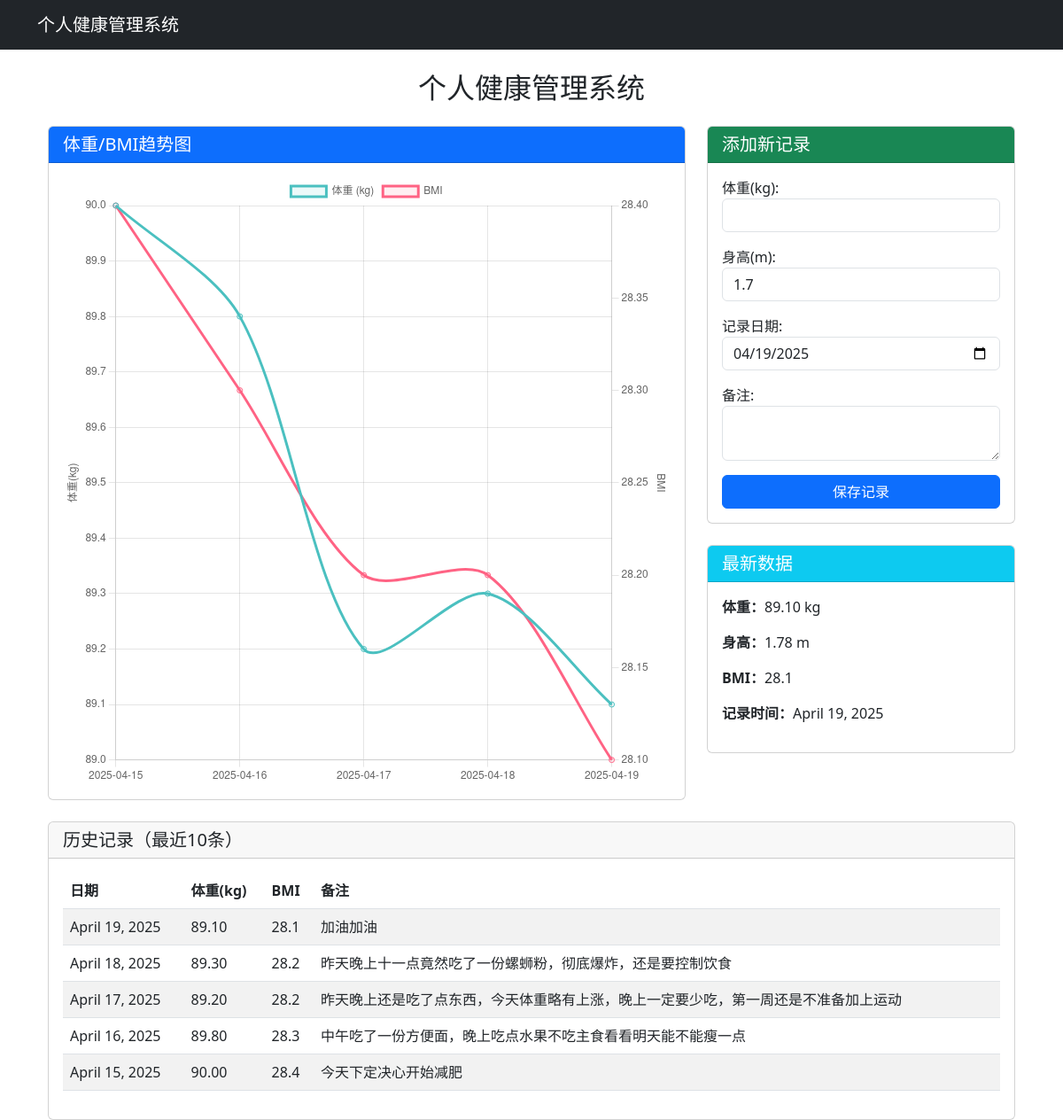
The page / on the database its author committed.
### health_tracker/models.py (models this page shows, shortened)
class WeightRecord(models.Model):
    weight = models.DecimalField("体重(kg)", max_digits=5, decimal_places=2)
    height = models.DecimalField("身高(m)", max_digits=3, decimal_places=2, default=1.70)
    date = models.DateField("记录日期", default=timezone.now)
    note = models.TextField("备注", blank=True)
    class Meta:
        ordering = ['-date']
        verbose_name = "体重记录"
        verbose_name_plural = "体重记录"
    @property
    def bmi(self):
        return round(float(self.weight) / (float(self.height) ** 2), 1)

### health_tracker/views.py (the view)
# urls.py: path("", views.dashboard, name="dashboard"),
def dashboard(request):
    records = WeightRecord.objects.all().order_by('date')
    chart_data = {
        'dates': [record.date.strftime("%Y-%m-%d") for record in records],
        'weights': [float(record.weight) for record in records],
        'bmis': [float(record.bmi) for record in records]
    }
    context = {
        'form': WeightRecordForm(),
        'records': records.reverse()[:10],
        'chart_data': json.dumps(chart_data),
        'latest_record': records.last()
    }
    return render(request, 'health_tracker/dashboard.html', context)

### health_tracker/forms.py
class WeightRecordForm(forms.ModelForm):
    class Meta:
        model = WeightRecord
        fields = ['weight', 'height', 'date', 'note']
        widgets = {
            'date': forms.DateInput(attrs={'type': 'date', 'class': 'form-control'}),
            'weight': forms.NumberInput(attrs={'class': 'form-control', 'step': '0.1'}),
            'height': forms.NumberInput(attrs={'class': 'form-control', 'step': '0.01'}),
            'note': forms.Textarea(attrs={'class': 'form-control', 'rows': 2}),
        }
        labels = {
            'weight': '体重(kg)',
            'height': '身高(m)',
            'date': '记录日期',
            'note': '备注'
        }

### templates/health_tracker/dashboard.html (shortened to what this page needs)
{% extends "base.html" %}
{% load static %}
{% block content %}
<div class="container mt-4">
    <h2 class="text-center mb-4">个人健康管理系统</h2>
    <div class="row">
        <div class="col-lg-8">
            <div class="card mb-4">
                <div class="card-header bg-primary text-white">
                    <h5 class="mb-0">体重/BMI趋势图</h5>
                </div>
                <div class="card-body">
                    <canvas id="healthChart" height="300"></canvas>
                </div>
            </div>
        </div>
        <div class="col-lg-4">
            <div class="card mb-4">
                <div class="card-header bg-success text-white">
                    <h5 class="mb-0">添加新记录</h5>
                </div>
                <div class="card-body">
                    <form method="post" action="{% url 'add_weight' %}">
                        <div class="mb-3">
                            {{ form.weight.label_tag }}
                            {{ form.weight }}
                        </div>
                        <div class="mb-3">
                            {{ form.height.label_tag }}
                            {{ form.height }}
                        </div>
                        <div class="mb-3">
                            {{ form.date.label_tag }}
                            {{ form.date }}
                        </div>
                        <div class="mb-3">
                            {{ form.note.label_tag }}
                            {{ form.note }}
                        </div>
                        <button type="submit" class="btn btn-primary w-100">保存记录</button>
                    </form>
                </div>
            </div>
            {% if latest_record %}
            <div class="card mb-4">
                <div class="card-header bg-info text-white">
                    <h5 class="mb-0">最新数据</h5>
                </div>
                <div class="card-body">
                    <p><strong>体重：</strong>{{ latest_record.weight }} kg</p>
                    <p><strong>身高：</strong>{{ latest_record.height }} m</p>
                    <p><strong>BMI：</strong>{{ latest_record.bmi }}</p>
                    <p><strong>记录时间：</strong>{{ latest_record.date }}</p>
                </div>
            </div>
            {% endif %}
        </div>
    </div>
    <div class="card">
        <div class="card-header">
            <h5 class="mb-0">历史记录（最近10条）</h5>
        </div>
        <div class="card-body">
            <div class="table-responsive">
                <table class="table table-striped">
                    <thead>
                        <tr>
                            <th>日期</th>
                            <th>体重(kg)</th>
                            <th>BMI</th>
                            <th>备注</th>
                        </tr>
                    </thead>
                    <tbody>
                        {% for record in records %}
                        <tr>
                            <td>{{ record.date }}</td>
                            <td>{{ record.weight }}</td>
                            <td>{{ record.bmi }}</td>
                            <td>{{ record.note|default:"-" }}</td>
                        </tr>
                        {% endfor %}
                    </tbody>
                </table>
            </div>
        </div>
    </div>
</div>
{% endblock %}
{% block scripts %}
<script>
    const ctx = document.getElementById('healthChart');
    const data = JSON.parse('{{ chart_data|escapejs }}');
    new Chart(ctx, {
        type: 'line',
        data: {
            labels: data.dates,
            datasets: [
                {
                    label: '体重 (kg)',
                    data: data.weights,
                    borderColor: 'rgb(75, 192, 192)',
                    backgroundColor: 'rgba(75, 192, 192, 0.1)',
                    tension: 0.3,
                    yAxisID: 'y'
                },
                {
                    label: 'BMI',
                    data: data.bmis,
                    borderColor: 'rgb(255, 99, 132)',
                    backgroundColor: 'rgba(255, 99, 132, 0.1)',
                    tension: 0.3,
                    yAxisID: 'y1'
                }
            ]
        },
        options: {
            responsive: true,
            interaction: {
                mode: 'index',
                intersect: false
            },
            scales: {
                y: {
                    type: 'linear',
                    display: true,
                    position: 'left',
                    title: { display: true, text: '体重(kg)' }
                },
                y1: {
                    type: 'linear',
                    display: true,
                    position: 'right',
                    title: { display: true, text: 'BMI' },
                    grid: { drawOnChartArea: false }
                }
            }
        }
    });
</script>
{% endblock %}

### templates/base.html (shortened to what this page needs)
<!DOCTYPE html>
<html lang="zh-hans">
<head>
    <link href="https://cdn.jsdelivr.net/npm/bootstrap@5.3.0/dist/css/bootstrap.min.css" rel="stylesheet">
</head>
<body>
    <nav class="navbar navbar-expand-lg navbar-dark bg-dark">
        <div class="container">
            <a class="navbar-brand" href="#">个人健康管理系统</a>
        </div>
    </nav>
    <div class="container">
        {% block content %}{% endblock %}
    </div>
    {% block scripts %}{% endblock %}
</body>
</html>

### rows shown on the page
WeightRecord: weight "89.10", height "1.78", bmi "28.1", date "April 19, 2025", note "加油加油"
WeightRecord: date "April 18, 2025", weight "89.30", bmi "28.2", note "昨天晚上十一点竟然吃了一份螺蛳粉，彻底爆炸，还是要控制饮食"
WeightRecord: date "April 17, 2025", weight "89.20", bmi "28.2", note "昨天晚上还是吃了点东西，今天体重略有上涨，晚上一定要少吃，第一周还是不准备加上运动"
WeightRecord: date "April 16, 2025", weight "89.80", bmi "28.3", note "中午吃了一份方便面，晚上吃点水果不吃主食看看明天能不能瘦一点"
WeightRecord: date "April 15, 2025", weight "90.00", bmi "28.4", note "今天下定决心开始减肥"
